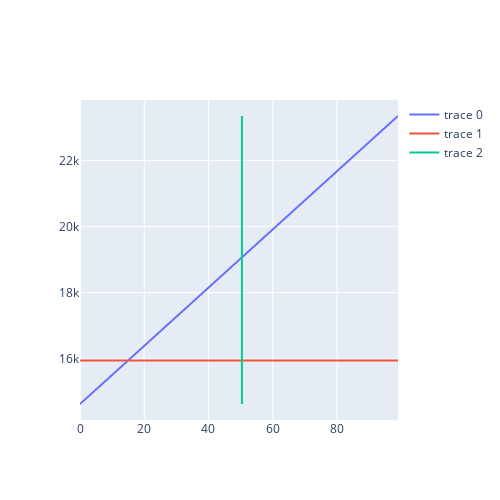

Notebook source saved alongside this figure:
### Code cell
x = np.arange(100)
z = np.ones(100)
fig = go.Figure(data=go.Scatter(x = x, y = coffeePrice*(numCoffee)*(1-x/100) + (coffeePrice+cakePrice)*(1-discounts[2])*(numCoffee)*x/100 + numCoffeeCake*(1-discounts[2])*(coffeePrice+cakePrice) ) )
fig.add_scatter(x = x, y = ((coffeePrice + cakePrice)*numCoffeeCake + coffeePrice*numCoffee)*z)
fig.add_scatter(x = 0.504144 * 100 * np.ones(100), y = coffeePrice*(numCoffee)*(1-x/100) + (coffeePrice+cakePrice)*(1-discounts[2])*(numCoffee)*x/100 + numCoffeeCake*(1-discounts[2])*(coffeePrice+cakePrice))
#fig.update_yaxes(rangemode="tozero")
fig['layout'].update(width=500, height=500, autosize=False)
fig.show()
